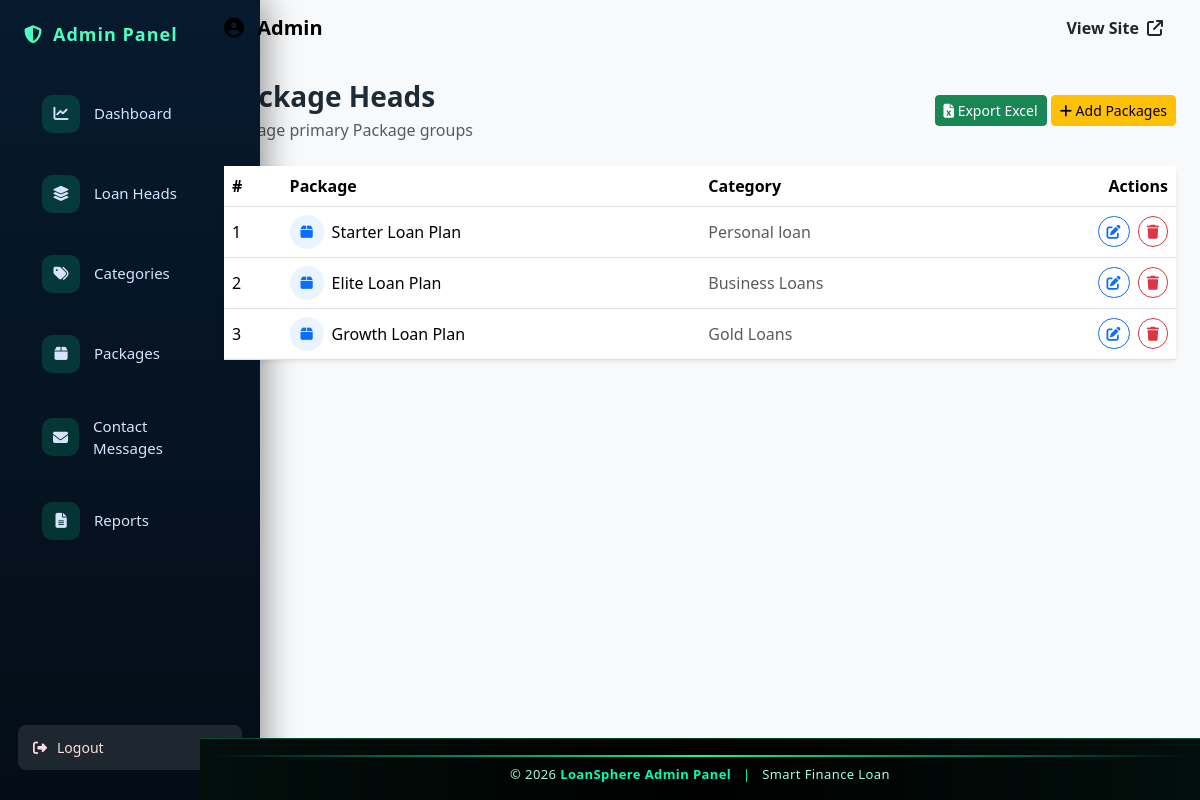
The app's page /admin-panel/packages/ with its own data.
### admin_panel/models.py (models this page shows, shortened)
class LoanPackage(models.Model):
    category = models.ForeignKey(
        LoanCategory,
        on_delete=models.CASCADE,
        related_name="packages"
    )
    title = models.CharField(max_length=200)
    interest_rate = models.DecimalField(max_digits=5, decimal_places=2)
    min_amount = models.PositiveIntegerField()
    max_amount = models.PositiveIntegerField()
    tenure_years = models.PositiveIntegerField()
    features = models.TextField(help_text="Comma separated values")
    is_active = models.BooleanField(default=True)
    created_at = models.DateTimeField(auto_now_add=True)

class LoanCategory(models.Model):
    loan_head = models.ForeignKey(
    LoanHead,
    on_delete=models.CASCADE,
    related_name="categories",
    null=True,
    blank=True
)
    name = models.CharField(max_length=150)
    description = models.TextField(blank=True)
    created_at = models.DateTimeField(auto_now_add=True)

### admin_panel/views.py (the view)
# urls.py: path("packages/", views.package_list, name="package_list"),
def package_list(request):
    packages = LoanPackage.objects.select_related("category").all()
    return render(
        request,
        "admin_panel/package_list.html",
        {
            "packages": packages
        }
    )

### admin_panel/templates/admin_panel/package_list.html (shortened to what this page needs)
{% extends "admin_panel/base_admin.html" %}
{% block content %}
<div class="loan-head-wrap">
    <div class="page-head d-flex justify-content-between align-items-center mb-4">
        <div>
            <h3 class="fw-bold mb-1">Package Heads</h3>
            <p class="text-muted mb-0">Manage primary Package groups</p>
        </div>
        <div class="action-buttons">
    <a href="{% url 'admin_panel:package_export_excel' %}"
       class="btn btn-success btn-sm">
        <i class="fa-solid fa-file-excel"></i>
        <span>Export Excel</span>
    </a>
    <a href="{% url 'admin_panel:package_create' %}"
       class="btn btn-warning btn-sm">
        <i class="fa-solid fa-plus"></i>
        <span>Add Packages</span>
    </a>
</div>
    </div>
    <div class="card border-0 shadow-sm">
        <div class="card-body p-0">
            <table class="table align-middle mb-0">
                <thead class="bg-light">
                    <tr>
                        <th>#</th>
                        <th>Package</th>
                        <th>Category</th>
                        <th class="text-end">Actions</th>
                    </tr>
                </thead>
                <tbody>
                    {% for pkg in packages %}
                    <tr class="row-hover">
                        <td>{{ forloop.counter }}</td>
                        <td>
                            <div class="d-flex align-items-center gap-2">
                                <span class="icon-circle text-primary">
                                    <i class="fa fa-box"></i>
                                </span>
                                {{ pkg.title }}
                            </div>
                        </td>
                        <td class="text-muted">
                            {{ pkg.category.name }}
                        </td>
                        <td class="text-end">
                            <a href="{% url 'admin_panel:package_edit' pkg.id %}"
                               class="btn btn-sm btn-outline-primary rounded-pill me-1">
                                <i class="fa fa-edit"></i>
                            </a>
                            <a href="{% url 'admin_panel:package_delete' pkg.id %}"
                               class="btn btn-sm btn-outline-danger rounded-pill"
                               onclick="return confirm('Delete this package?');">
                                <i class="fa fa-trash"></i>
                            </a>
                        </td>
                    </tr>
                    {% empty %}
                    <tr>
                        <td colspan="4" class="text-center text-muted py-4">
                            No packages available
                        </td>
                    </tr>
                    {% endfor %}
                </tbody>
            </table>
        </div>
    </div>
</div>
{% endblock %}

### static/css/admin.css (style rules this page uses)
.loan-head-wrap { animation:fadeUp .4s ease; }
.page-head h3 { color:#1d2b36; }
.icon-circle { width:34px; height:34px; border-radius:50%; background:#e9f4ff; display:flex; align-items:center; justify-content:center; color:#0d6efd; font-size:14px; }
.row-hover { transition:.25s; }
.icon-circle { width:34px; height:34px; border-radius:50%; background:#e9f4ff; display:flex; align-items:center; justify-content:center; font-size:14px; }
* { margin:0; padding:0; box-sizing:border-box; }
body { background:#040d17; font-family: 'Segoe UI', sans-serif; }
html, body { height: 100%; overflow-y: auto; }
.loan-head-wrap { padding-bottom: 40px; }
.table tbody tr { transition: 0.3s; }

### records on screen
LoanPackage: title "Starter Loan Plan", category.name "Personal loan"
LoanPackage: title "Elite Loan Plan", category.name "Business Loans"
LoanPackage: title "Growth Loan Plan", category.name "Gold Loans"

### other values on screen
{{ year|default:2026 }} "2026"
